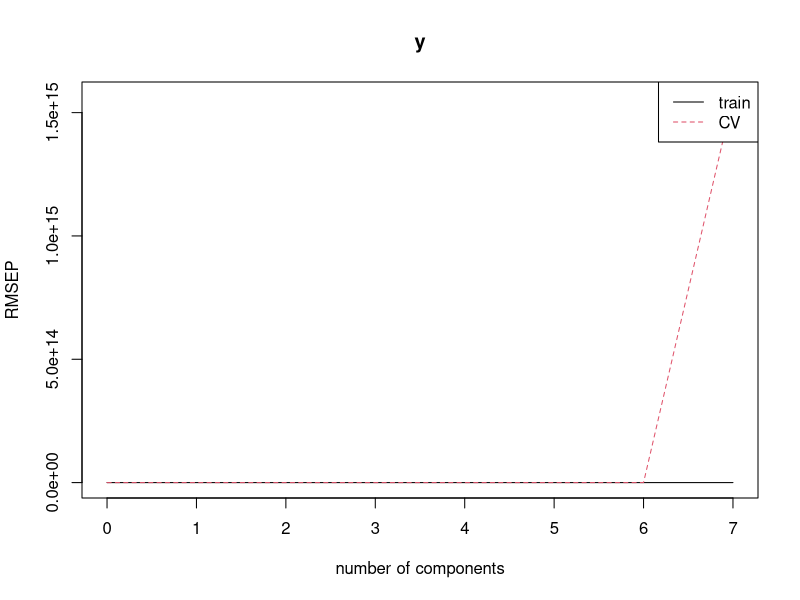
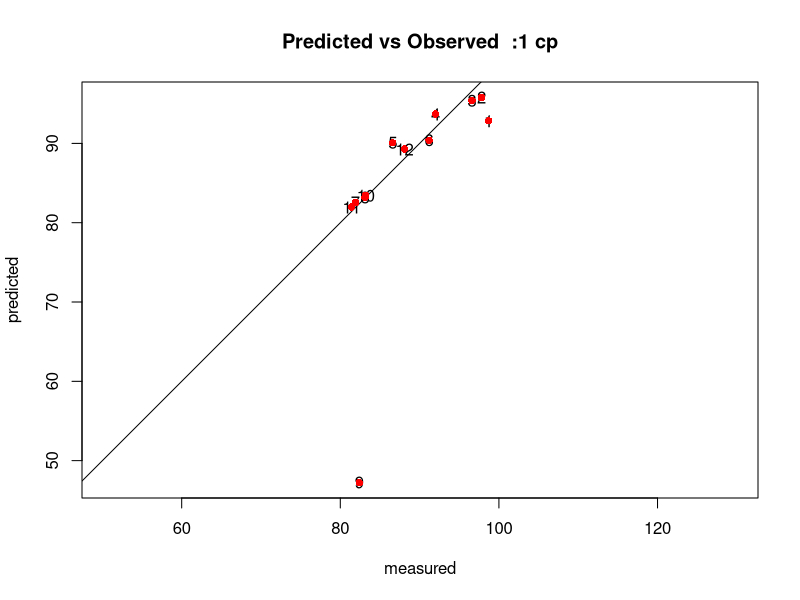
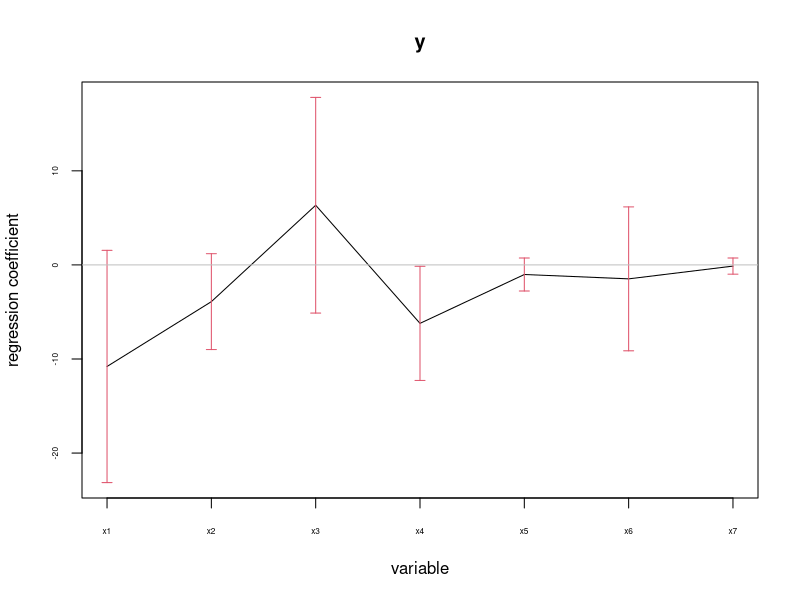
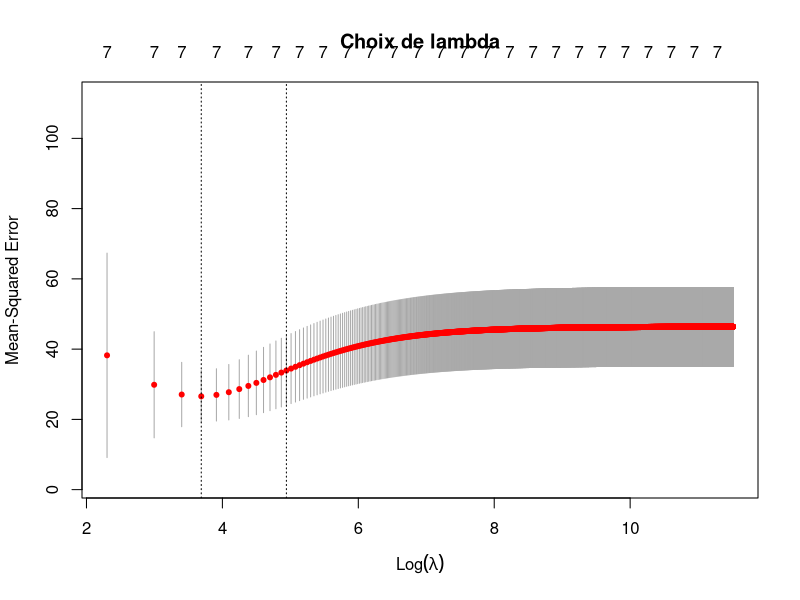
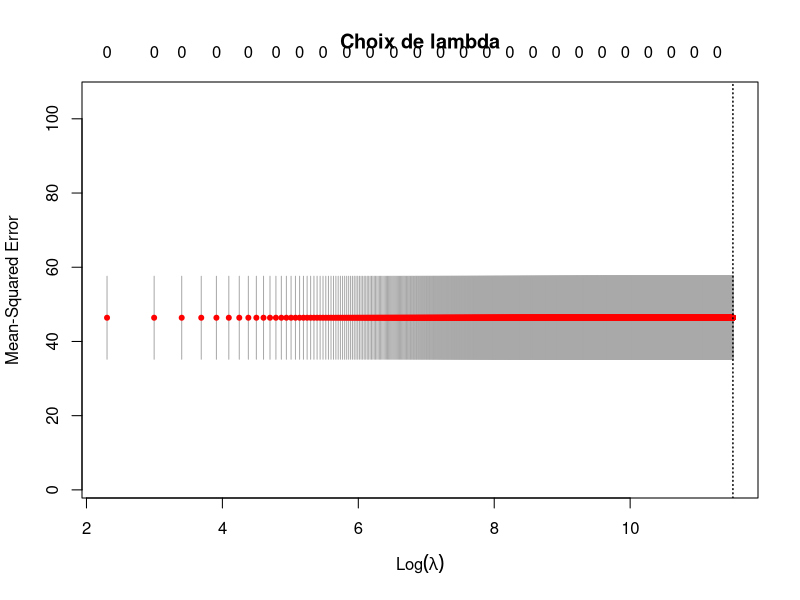

These charts were generated, in order, by the following R code:
## ---- chunk 1
knitr::opts_chunk$set(echo = TRUE)
## ---- chunk 2
#package
library(pls)
library(MASS)
library(glmnet)
library(readr)
library(FactoMineR)
library(car)
library(knitr)

d <- read_table("tp_ma.txt")
summary(d)
str(d)

## ---- chunk 3


m0 = lm(y~., data = d) # le . remplace toutes les autres variables dans la base d
summary(m0)
## ---- chunk 4

acp = PCA(d[,-8], scale=TRUE, graph = FALSE)
print(acp$eig)
## ---- chunk 5

a= vif(m0)


kable(a,caption= "vif")

## ---- chunk 6
m_aic=stepAIC(m0, trace=0) # pas d'affichage du processus de selection
summary(m_aic)
## ---- chunk 7
rmsep=function(fit){
h=lm.influence(fit)$h
return(sqrt(mean((residuals(fit)/(1-h))^2)))
}
rmsep=rmsep(m_aic)
## ---- chunk 8
m_pcr=pcr(y~., scale=TRUE, validation="LOO", jackknife = TRUE, data=d)

#Courbe
plot(m_pcr,"validation", estimate = c("train", "CV"), legendpos = "topright")
summary(m_pcr)
## ---- chunk 9
obsfit = predplot(m_pcr, ncomp=1, which = "validation", asp=1,line=TRUE, main="Predicted vs Observed  :1 cp",label= rownames(d))
points(obsfit, pch=16, col="red")
obsfit

## ---- chunk 10
#Les coefficients et leur significativité est obtenue avec :
coefplot(m_pcr, ncomp=6, se.whiskers = TRUE, labels = prednames(m_pcr), cex.axis = 0.5)

jack.test(m_pcr, ncomp=6)

#L’intercept est obtenu avec :

coef(m_pcr, ncomp=6, intercept=TRUE)
## ---- chunk 11
sds = apply(d,2, "sd" ) # calcul des ecart-types de chaque variable
a=coef(m_pcr, ncomp=6, intercept=TRUE)/sds[-8] #pour avoir les coefs des variables d'origine

a
## ---- chunk 12

### Prédiction PLS
m_pls=plsr(y~., scale=TRUE, validation="LOO", jackknife = TRUE, data=d)
summary(m_pls)
## ---- chunk 13
X = model.matrix(y~., d)[,-1] # on met les predicteurs sous la forme d'une matrice. Si des variabl
Y =d$y# la variable réponse

library(glmnet)
#choisisons le lambda qui minimise le RMSEP (ou equivalent, la cross-validation = MSEP):

cv_fit <- cv.glmnet(X,Y, alpha = 0, lambda = seq(0,100000, 10), grouped = FALSE, nfolds =nrow(d))
plot(cv_fit, main = "Choix de lambda")

lambda_optimal = cv_fit$lambda.min


MSEP= min(cv_fit$cvm)

      
rmsep_ridge =sqrt(min(cv_fit$cvm))
## ---- chunk 14
 cv_fit <- cv.glmnet(X,Y, alpha = 1, lambda = seq(0,100000, 10), grouped = FALSE, nfolds =nrow(d))
plot(cv_fit, main = "Choix de lambda")

# On observe sur ce graph la valeur de lambda qui minimise l’erreur de prediction. On l’obtient avec :
lambda_optimal = cv_fit$lambda.min
print(lambda_optimal)

MSEP= min(cv_fit$cvm)
      
rmsep_lasso =sqrt(min(cv_fit$cvm))

m_lasso <- glmnet(X,Y, alpha = 1, lambda = lambda_optimal)
coef(m_lasso)
## ---- chunk 15
# Données
methodes <- c("StepAIC", "ACR", "PLS", "RIDGE", "Lasso")
RMSEP <- c(1.2870976, 6.347, 6.359, 5.1544438, 6.811245)

# Création du dataframe
df <- data.frame(Méthode = methodes, RMSEP = RMSEP)

# Affichage du tableau
kable(df, caption = "RMSEP pour différentes méthodes")
